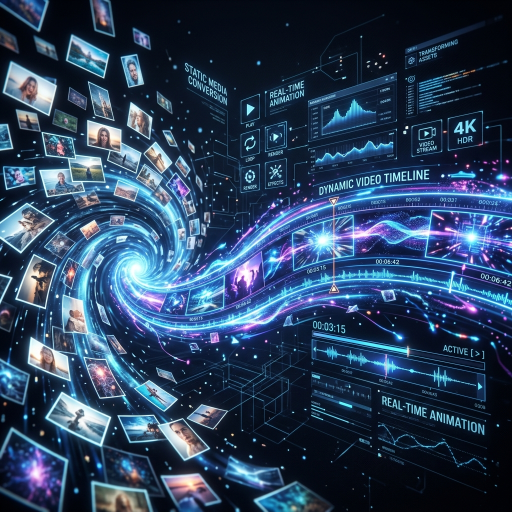
#> input picture frontend/dist/ultra_photo_motion.jpg, 1024 x 1024 px (shown at 1/2 size); its folder holds only this picture in this run
$ python -i collage_cutout_engine.py   (imports and definitions only)
#> lines starting #> are read from the running program, lines starting #| are printed output that depends on the picture; after the words box and inside, x2 and y2 are one past the last pixel; in counts of white or black regions, pixels touching at a corner belong together
"""
=============================================================================
VOX / JOHNNY HARRIS STYLE DOCUMENTARY COLLAGE CUTOUT & SLIDING ENGINE (V2.0 PRO)
=============================================================================
Features:
1. Dynamic Spatial Staging & Reality Hierarchy:
   - Sky elements (Clouds, Rain, Sun, Moon, Planes) staged in the upper sky (y ~ 0.22*h).
   - Ground/Person elements (Girls, People, Buildings, Cars) staged below the sky (y ~ 0.65*h).
   - Rain effect: Animates falling water droplets / streaks between clouds and person!
2. Multi-Directional Sliding & Entrance:
   - Slide from Right, Slide from Left, Rise from Bottom, Descend from Top, or Pop with Elastic Bounce!
3. 1,000+ Procedural Marker & Accent Combinations:
   - Bead Pointer Ring (pixel-perfect match to user reference image with terminal orange/gold bead).
   - Arrowhead Pointer, Double Sketch Loops, Architectural Viewfinder Reticles,
     Hand-Drawn Boxes, Chisel Highlighter Washes, Concentric Radar Waves, Washi Tape Pins.
   - 6 vivid neon & studio colorways, multi-quadrant bezier arcs, and hand-drawn micro-jitter.
4. Randomized / Occasional '+' Crosshairs:
   - Only appears ~35% of the time (or scattered organic crosses like the user screenshot).
   - 65% clean canvas, parchment, or bold colored studio backgrounds (like Editorial Red).
5. Ultra-low RAM streaming via FFmpeg rawvideo pipe (< 35MB RAM, Render 512MB safe).
=============================================================================
"""

import os
import sys
import math
import random
import re
import subprocess
from typing import Dict, Any, Tuple, List, Optional
import numpy as np
from PIL import Image, ImageDraw, ImageFont, ImageFilter

# [12 lines left out: function release_system_memory, not called in this run]

# ---------------------------------------------------------------------------
# Aesthetic Canvas Studio Palettes (Warm Paper, Studio Off-White, Parchment, Bauhaus)
# ---------------------------------------------------------------------------
STUDIO_PALETTES = [
    {"name": "parchment_warm", "bg": (246, 244, 238), "grid": (185, 180, 172, 130), "text": (24, 24, 24), "is_dark": False},
    {"name": "studio_cream",   "bg": (250, 248, 242), "grid": (195, 190, 182, 120), "text": (20, 20, 20), "is_dark": False},
    {"name": "editorial_red",  "bg": (205, 36, 36),   "grid": (255, 255, 255, 80),  "text": (255, 255, 255), "is_dark": True}, # Match user reference screenshot!
    {"name": "drafting_kraft", "bg": (241, 236, 226), "grid": (180, 175, 165, 140), "text": (30, 28, 25), "is_dark": False},
    {"name": "blueprint_slate","bg": (234, 238, 242), "grid": (175, 185, 195, 130), "text": (20, 25, 30), "is_dark": False},
    {"name": "muted_sage",     "bg": (236, 241, 236), "grid": (175, 188, 175, 130), "text": (20, 30, 20), "is_dark": False},
    {"name": "vintage_peach",  "bg": (248, 241, 237), "grid": (195, 180, 175, 125), "text": (35, 25, 20), "is_dark": False},
    {"name": "bauhaus_cream",  "bg": (244, 242, 235), "grid": (180, 178, 170, 135), "text": (18, 18, 18), "is_dark": False},
    {"name": "bauhaus_navy",   "bg": (28, 48, 92),     "grid": (255, 255, 255, 60),  "text": (250, 250, 250), "is_dark": True},
    {"name": "terracotta",     "bg": (212, 92, 70),    "grid": (255, 255, 255, 75),  "text": (255, 255, 255), "is_dark": True},
]

# Washi tape colors (red, cobalt blue, kraft beige, deep green)
WASHI_TAPE_COLORS = [
    (210, 50, 45, 235),   # Crimson red
    (40, 90, 185, 230),   # Cobalt blue
    (215, 185, 140, 230), # Kraft tape
    (45, 120, 75, 230),   # Vintage green
    (230, 145, 30, 230),  # Mustard amber
]

# ---------------------------------------------------------------------------
# 1,000+ Procedural Marker Colorways & Types
# ---------------------------------------------------------------------------
MARKER_COLORWAYS = [
    {"name": "stabilo_yellow", "main": (255, 235, 20, 235),  "accent": (255, 130, 25, 245), "glow": (255, 245, 80, 110)}, # User reference screenshot style!
    {"name": "tangerine_neon", "main": (255, 125, 25, 235),  "accent": (255, 235, 20, 245), "glow": (255, 160, 60, 110)},
    {"name": "electric_cyan",  "main": (30, 215, 255, 235),  "accent": (255, 235, 20, 245), "glow": (80, 230, 255, 110)},
    {"name": "mint_green",     "main": (60, 240, 110, 235),  "accent": (255, 255, 255, 245),"glow": (110, 255, 150, 110)},
    {"name": "coral_magenta",  "main": (255, 60, 100, 235),  "accent": (255, 235, 20, 245), "glow": (255, 110, 150, 110)},
    {"name": "studio_white",   "main": (255, 255, 255, 245), "accent": (255, 235, 20, 245), "glow": (255, 255, 255, 100)},
]

MARKER_STYLES = [
    "bead_pointer_ring",       # User screenshot: Hand circle + curved bezier line + terminal solid bead dot!
    "arrow_pointer_ring",      # Circle + curved bezier line + sharp triangular arrowhead
    "double_sketch_loop",      # Organic dual-drawn loop with marker tail
    "architectural_viewfinder",# 4 corner framing brackets [ ]
    "hand_drawn_box",          # Sketched rounded bounding box
    "highlighter_wash_strip",  # Semi-transparent chisel highlighter bar
    "concentric_pulse_waves",  # Radiating pulse arcs
    "washi_tape_pin",          # Torn tape sticker note
    "underline_brush_stroke",  # Double brush underline under label
]

# [148 lines left out: functions get_font, create_collage_canvas, sharpen_cutout, not called in this run]


def strip_fake_checkerboard(pil_img: Image.Image) -> Image.Image:
    """
    Detects and eliminates fake checkerboard transparency artifacts (alternating
    gray/white 8px-16px tiles baked into amateur cliparts/downloads).
    """
    im_rgba = pil_img.convert("RGBA")
    arr = np.array(im_rgba)
    h, w, _ = arr.shape
    rgb = arr[:, :, :3].astype(np.float32)
    alpha = arr[:, :, 3]

    spread = np.max(rgb, axis=2) - np.min(rgb, axis=2)
    bright = np.mean(rgb, axis=2)

    # Neutral gray/white pixels with alpha > 30
    is_neutral_light = (spread <= 14) & (bright >= 165) & (alpha > 30)

    if np.count_nonzero(is_neutral_light) > (w * h * 0.02):
        step = 8
        if w > step * 2:
            diff_x = np.abs(bright[:, step:] - bright[:, :-step])
            check_mask = is_neutral_light[:, :-step] & is_neutral_light[:, step:]
            if np.count_nonzero(check_mask) > 100:
                mean_diff = np.mean(diff_x[check_mask])
                if mean_diff > 25.0:  # High contrast between alternating gray/white tiles
                    arr[is_neutral_light, 3] = 0

    cleaned = Image.fromarray(arr)
    bbox = cleaned.getbbox()
    if bbox:
        cleaned = cleaned.crop(bbox)
    return cleaned


def make_transparent_cutout(
    img_input: Any,
    output_png: Optional[str] = None
) -> Image.Image:
    """
    Takes an input image and guarantees a clean transparent PNG cutout.
    - If the input image ALREADY has real alpha transparency (>5% transparent pixels),
      it is preserved 100% untouched so subject architecture/skin/edges are never degraded,
      while stripping any baked-in fake checkerboards.
    - If the image is opaque (JPG or flat PNG) and contains a fake checkerboard or studio
      background, it carefully removes the perimeter background.
    """
#> called with img_input = 'frontend/dist/ultra_photo_motion.jpg'
    if isinstance(img_input, str):
        pil_img = Image.open(img_input).convert("RGBA")
    else:
        pil_img = img_input.convert("RGBA")

    w, h = pil_img.size
    np_rgba = np.array(pil_img)

    # 1. Check existing alpha transparency
    alpha_existing = np_rgba[:, :, 3].copy()
#> alpha_existing: shape (1024, 1024); every value is 255
    existing_trans_ratio = np.count_nonzero(alpha_existing < 128) / max(1, w * h)
#> existing_trans_ratio = 0

    # CRITICAL: If the image ALREADY has genuine alpha transparency (>5% of pixels transparent),
    # verify and strip any fake checkerboard tiles, then return directly!
    if existing_trans_ratio >= 0.05:
        pil_img = strip_fake_checkerboard(pil_img)
        bbox = pil_img.getbbox()
        if bbox:
            pil_img = pil_img.crop(bbox)
        if output_png:
            pil_img.save(output_png, format="PNG")
        return pil_img

    # 2. For opaque images (trans_ratio < 0.05), detect fake checkerboards or studio backgrounds
    rgb = np_rgba[:, :, :3].astype(np.float32)
    border_pixels = np.concatenate([
        rgb[0, :, :], rgb[h - 1, :, :],
        rgb[:, 0, :], rgb[:, w - 1, :]
    ], axis=0)

    spread_b = np.max(border_pixels, axis=1) - np.min(border_pixels, axis=1)
#> spread_b = 4096 values, max 176 at index 3680, min 0 at index 1035, mean 30.18
    bright_b = np.mean(border_pixels, axis=1)
#> bright_b = 4096 values, max 246 at index 3556, min 0.333 at index 1037, mean 31.74

    # Detect fake checkerboard (alternating white/gray neutral tiles) or solid studio backgrounds
    is_border_checkerboard = np.count_nonzero((spread_b <= 28) & (bright_b >= 155)) / max(1, len(border_pixels)) > 0.40
#> is_border_checkerboard = False
    is_border_white = np.count_nonzero(bright_b >= 240) / max(1, len(border_pixels)) > 0.40
#> is_border_white = False
    is_border_black = np.count_nonzero((bright_b <= 35) & (spread_b <= 15)) / max(1, len(border_pixels)) > 0.40
#> is_border_black = True

    corners = np.concatenate([
        rgb[0:15, 0:15], rgb[0:15, -15:],
        rgb[-15:, 0:15], rgb[-15:, -15:]
    ], axis=0).reshape(-1, 3)
#> corners = 900 rows, first 8: [3, 22, 55], [4, 23, 56], [8, 24, 60], [7, 25, 61], [7, 25, 63], [5, 25, 62], [5, 27, 68], [6, 28, 69]
    mean_corner = np.mean(corners, axis=0)
#> mean_corner = [6.62, 14.81, 26.34]
    std_corner = np.std(corners, axis=0)
#> std_corner = [14.67, 28.3, 39.01]
    is_solid_corner = np.all(std_corner < 25)
#> is_solid_corner = False

    need_clean = is_border_checkerboard or is_border_white or is_border_black or is_solid_corner
#> need_clean = True

    if need_clean:
        spread = np.max(rgb, axis=2) - np.min(rgb, axis=2)
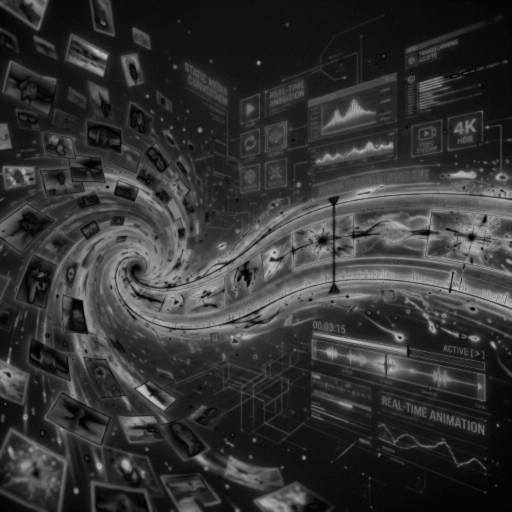
#> spread: shape (1024, 1024) float32 (shown at 1/2 size); min 0, max 198, mean 52.4
        bright = np.mean(rgb, axis=2)
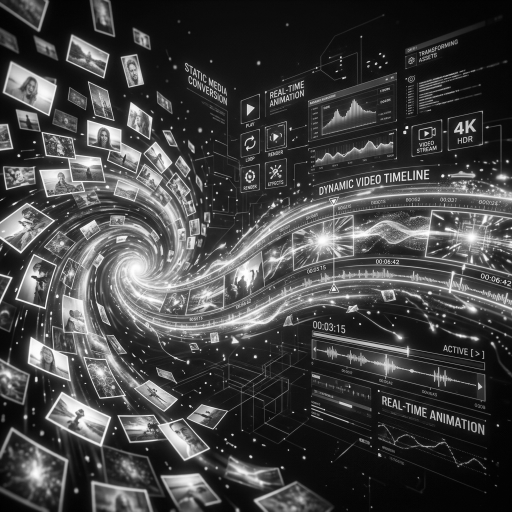
#> bright: shape (1024, 1024) float32 (shown at 1/2 size); min 0.333, max 255, mean 67.4

        if is_border_black:
            is_bg = (bright <= 40) & (spread <= 20)
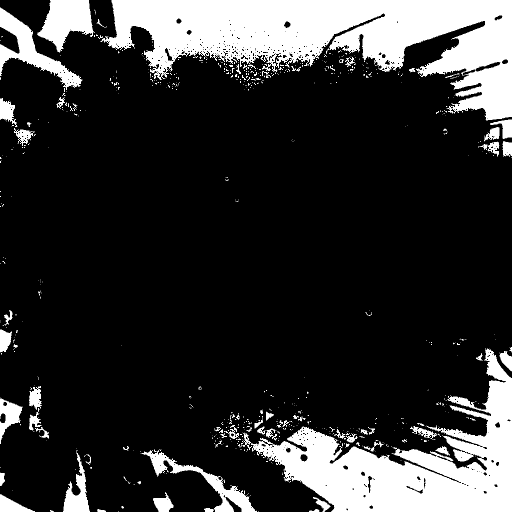
#> is_bg: shape (1024, 1024) bool (shown at 1/2 size); 19.5% white; 652 white regions (550 under 20 px), largest, box (x1, y1, x2, y2) and area: (201, 0, 1024, 241) 97747, (485, 697, 1024, 1024) 65050, (0, 15, 165, 180) 7244
        elif is_border_checkerboard or is_border_white:
            # Matches BOTH white studio AND checkerboard gray/white squares
            is_bg = (
                ((spread <= 28) & (bright >= 155)) |
                (bright >= 240)
            )
        elif is_solid_corner:
            diff_corner = np.sqrt(np.sum((rgb - mean_corner)**2, axis=2))
            is_bg = diff_corner < 35.0
        else:
            diff_corner = np.sqrt(np.sum((rgb - mean_corner)**2, axis=2))
            is_bg = diff_corner < 30.0

        from collections import deque
        visited = np.zeros((h, w), dtype=bool)
        queue = deque()

        for x in range(w):
            if is_bg[0, x]: queue.append((0, x))
            if is_bg[h - 1, x]: queue.append((h - 1, x))
        for y in range(h):
            if is_bg[y, 0]: queue.append((y, 0))
            if is_bg[y, w - 1]: queue.append((y, w - 1))

        for cy, cx in queue:
            visited[cy, cx] = True
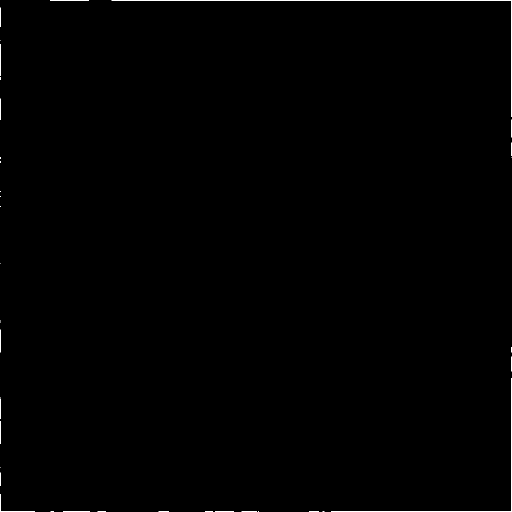
#> visited: shape (1024, 1024) bool (shown at 1/2 size); 0.24% white in thin lines or dots

        neighbors = [(-1, 0), (1, 0), (0, -1), (0, 1)]
        while queue:
            cy, cx = queue.popleft()
            for dy, dx in neighbors:
                ny, nx = cy + dy, cx + dx
                if 0 <= ny < h and 0 <= nx < w and not visited[ny, nx]:
                    if is_bg[ny, nx]:
                        visited[ny, nx] = True
                        queue.append((ny, nx))
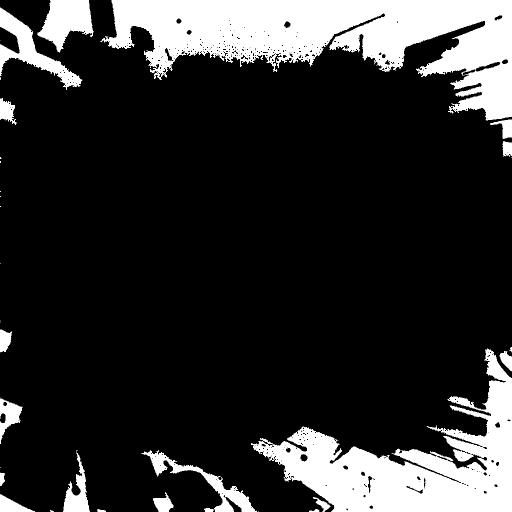
#> visited: shape (1024, 1024) bool (shown at 1/2 size); 18.4% white; 35 white regions (14 under 20 px), largest, box (x1, y1, x2, y2) and area: (201, 0, 1024, 241) 97244, (502, 697, 1024, 1024) 64753, (0, 15, 165, 180) 7225

        # Set alpha: 0 for background, 255 for subject
        final_alpha = np.where(visited, 0, 255).astype(np.uint8)
        alpha_mask = Image.fromarray(final_alpha, "L").filter(ImageFilter.GaussianBlur(radius=0.7))
#> (the rest of the program and of its run is left out)
